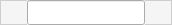
<?xml version="1.0" encoding="UTF-8"?>
<ui version="4.0">
 <class>EprLineEditClass</class>
 <widget class="QWidget" name="EprLineEditClass">
  <property name="geometry">
   <rect>
    <x>0</x>
    <y>0</y>
    <width>172</width>
    <height>25</height>
   </rect>
  </property>
  <property name="minimumSize">
   <size>
    <width>0</width>
    <height>25</height>
   </size>
  </property>
  <property name="maximumSize">
   <size>
    <width>16777215</width>
    <height>30</height>
   </size>
  </property>
  <property name="windowTitle">
   <string>Form</string>
  </property>
  <layout class="QGridLayout" name="gridLayout">
   <property name="leftMargin">
    <number>0</number>
   </property>
   <property name="topMargin">
    <number>0</number>
   </property>
   <property name="rightMargin">
    <number>0</number>
   </property>
   <property name="bottomMargin">
    <number>0</number>
   </property>
   <property name="spacing">
    <number>0</number>
   </property>
   <item row="0" column="0">
    <widget class="QPushButton" name="btnSub">
     <property name="sizePolicy">
      <sizepolicy hsizetype="Minimum" vsizetype="Expanding">
       <horstretch>0</horstretch>
       <verstretch>0</verstretch>
      </sizepolicy>
     </property>
     <property name="minimumSize">
      <size>
       <width>27</width>
       <height>0</height>
      </size>
     </property>
     <property name="maximumSize">
      <size>
       <width>27</width>
       <height>16777215</height>
      </size>
     </property>
     <property name="cursor">
      <cursorShape>PointingHandCursor</cursorShape>
     </property>
     <property name="focusPolicy">
      <enum>Qt::NoFocus</enum>
     </property>
     <property name="styleSheet">
      <string notr="true">QPushButton { 
background-image:url(:/res/svg/arrow_left.svg);
background-repeat:norepeat;
background-position: center center;
border:1px solid rgb(206, 206, 206);
border-right:none;
background-color: rgb(245, 245, 245);
}
QPushButton:hover{ 
background-image:url(:/res/svg/arrow_left.svg);
background-color: rgb(36, 83, 164);
}
QPushButton:disabled { 
background-image:url(:/res/svg/arrow_left_disable.svg);
background-color: rgb(241, 241, 241);
}
</string>
     </property>
     <property name="text">
      <string/>
     </property>
     <property name="autoRepeat">
      <bool>true</bool>
     </property>
    </widget>
   </item>
   <item row="0" column="1">
    <widget class="QLineEdit" name="input">
     <property name="minimumSize">
      <size>
       <width>0</width>
       <height>25</height>
      </size>
     </property>
     <property name="styleSheet">
      <string notr="true"/>
     </property>
    </widget>
   </item>
   <item row="0" column="2">
    <widget class="QPushButton" name="btnAdd">
     <property name="sizePolicy">
      <sizepolicy hsizetype="Minimum" vsizetype="Expanding">
       <horstretch>0</horstretch>
       <verstretch>0</verstretch>
      </sizepolicy>
     </property>
     <property name="minimumSize">
      <size>
       <width>27</width>
       <height>0</height>
      </size>
     </property>
     <property name="maximumSize">
      <size>
       <width>27</width>
       <height>16777215</height>
      </size>
     </property>
     <property name="cursor">
      <cursorShape>PointingHandCursor</cursorShape>
     </property>
     <property name="focusPolicy">
      <enum>Qt::NoFocus</enum>
     </property>
     <property name="styleSheet">
      <string notr="true">QPushButton { 
background-image:url(:/res/svg/arrow_right.svg);
background-repeat:norepeat;
background-position: center center;
border:1px solid rgb(206, 206, 206);
border-left:none;
background-color: rgb(245, 245, 245);
}
QPushButton:hover{ 
background-image:url(:/res/svg/arrow_right_hover.svg);
background-color: rgb(36, 83, 164);
}
QPushButton:disabled { 
background-image:url(:/res/svg/arrow_right_disable.svg);
background-color: rgb(241, 241, 241);
}</string>
     </property>
     <property name="text">
      <string/>
     </property>
     <property name="autoRepeat">
      <bool>true</bool>
     </property>
    </widget>
   </item>
  </layout>
 </widget>
 <resources>
  <include location="eprlineedit.qrc"/>
 </resources>
 <connections/>
</ui>
